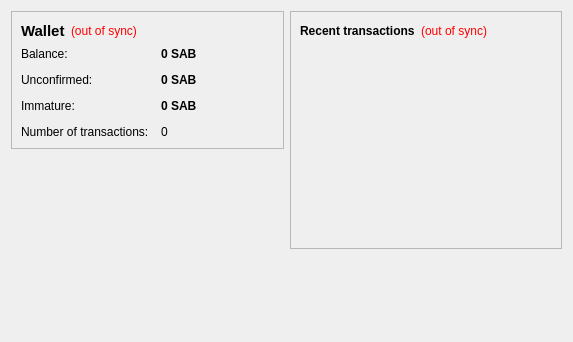
<?xml version="1.0" encoding="UTF-8"?>
<ui version="4.0">
 <class>OverviewPage</class>
 <widget class="QWidget" name="OverviewPage">
  <property name="geometry">
   <rect>
    <x>0</x>
    <y>0</y>
    <width>573</width>
    <height>342</height>
   </rect>
  </property>
  <property name="windowTitle">
   <string>Form</string>
  </property>
  <layout class="QHBoxLayout" name="horizontalLayout" stretch="1,1">
   <item>
    <layout class="QVBoxLayout" name="verticalLayout_2">
     <item>
      <widget class="QFrame" name="frame">
       <property name="frameShape">
        <enum>QFrame::StyledPanel</enum>
       </property>
       <property name="frameShadow">
        <enum>QFrame::Raised</enum>
       </property>
       <layout class="QVBoxLayout" name="verticalLayout_4">
        <item>
         <layout class="QHBoxLayout" name="horizontalLayout_4">
          <item>
           <widget class="QLabel" name="label_5">
            <property name="font">
             <font>
              <pointsize>11</pointsize>
              <weight>75</weight>
              <bold>true</bold>
             </font>
            </property>
            <property name="text">
             <string>Wallet</string>
            </property>
           </widget>
          </item>
          <item>
           <widget class="QLabel" name="labelWalletStatus">
            <property name="toolTip">
             <string>The displayed information may be out of date. Your wallet automatically synchronizes with the SabatiniCoin network after a connection is established, but this process has not completed yet.</string>
            </property>
            <property name="styleSheet">
             <string notr="true">QLabel { color: red; }</string>
            </property>
            <property name="text">
             <string notr="true">(out of sync)</string>
            </property>
            <property name="alignment">
             <set>Qt::AlignLeading|Qt::AlignLeft|Qt::AlignVCenter</set>
            </property>
           </widget>
          </item>
          <item>
           <spacer name="horizontalSpacer_2">
            <property name="orientation">
             <enum>Qt::Horizontal</enum>
            </property>
            <property name="sizeHint" stdset="0">
             <size>
              <width>40</width>
              <height>20</height>
             </size>
            </property>
           </spacer>
          </item>
         </layout>
        </item>
        <item>
         <layout class="QFormLayout" name="formLayout_2">
          <property name="fieldGrowthPolicy">
           <enum>QFormLayout::AllNonFixedFieldsGrow</enum>
          </property>
          <property name="horizontalSpacing">
           <number>12</number>
          </property>
          <property name="verticalSpacing">
           <number>12</number>
          </property>
          <item row="0" column="0">
           <widget class="QLabel" name="label">
            <property name="text">
             <string>Balance:</string>
            </property>
           </widget>
          </item>
          <item row="0" column="1">
           <widget class="QLabel" name="labelBalance">
            <property name="font">
             <font>
              <weight>75</weight>
              <bold>true</bold>
             </font>
            </property>
            <property name="cursor">
             <cursorShape>IBeamCursor</cursorShape>
            </property>
            <property name="toolTip">
             <string>Your current balance</string>
            </property>
            <property name="text">
             <string notr="true">0 SAB</string>
            </property>
            <property name="textInteractionFlags">
             <set>Qt::LinksAccessibleByMouse|Qt::TextSelectableByKeyboard|Qt::TextSelectableByMouse</set>
            </property>
           </widget>
          </item>
          <item row="1" column="0">
           <widget class="QLabel" name="label_3">
            <property name="text">
             <string>Unconfirmed:</string>
            </property>
           </widget>
          </item>
          <item row="1" column="1">
           <widget class="QLabel" name="labelUnconfirmed">
            <property name="font">
             <font>
              <weight>75</weight>
              <bold>true</bold>
             </font>
            </property>
            <property name="cursor">
             <cursorShape>IBeamCursor</cursorShape>
            </property>
            <property name="toolTip">
             <string>Total of transactions that have yet to be confirmed, and do not yet count toward the current balance</string>
            </property>
            <property name="text">
             <string notr="true">0 SAB</string>
            </property>
            <property name="textInteractionFlags">
             <set>Qt::LinksAccessibleByMouse|Qt::TextSelectableByKeyboard|Qt::TextSelectableByMouse</set>
            </property>
           </widget>
          </item>
          <item row="3" column="0">
           <widget class="QLabel" name="label_2">
            <property name="text">
             <string>Number of transactions:</string>
            </property>
           </widget>
          </item>
          <item row="3" column="1">
           <widget class="QLabel" name="labelNumTransactions">
            <property name="toolTip">
             <string>Total number of transactions in wallet</string>
            </property>
            <property name="text">
             <string notr="true">0</string>
            </property>
           </widget>
          </item>
          <item row="2" column="0">
           <widget class="QLabel" name="labelImmatureText">
            <property name="text">
             <string>Immature:</string>
            </property>
           </widget>
          </item>
          <item row="2" column="1">
           <widget class="QLabel" name="labelImmature">
            <property name="font">
             <font>
              <weight>75</weight>
              <bold>true</bold>
             </font>
            </property>
            <property name="toolTip">
             <string>Mined balance that has not yet matured</string>
            </property>
            <property name="text">
             <string notr="true">0 SAB</string>
            </property>
            <property name="textInteractionFlags">
             <set>Qt::LinksAccessibleByMouse|Qt::TextSelectableByKeyboard|Qt::TextSelectableByMouse</set>
            </property>
           </widget>
          </item>
         </layout>
        </item>
       </layout>
      </widget>
     </item>
     <item>
      <spacer name="verticalSpacer">
       <property name="orientation">
        <enum>Qt::Vertical</enum>
       </property>
       <property name="sizeHint" stdset="0">
        <size>
         <width>20</width>
         <height>40</height>
        </size>
       </property>
      </spacer>
     </item>
    </layout>
   </item>
   <item>
    <layout class="QVBoxLayout" name="verticalLayout_3">
     <item>
      <widget class="QFrame" name="frame_2">
       <property name="frameShape">
        <enum>QFrame::StyledPanel</enum>
       </property>
       <property name="frameShadow">
        <enum>QFrame::Raised</enum>
       </property>
       <layout class="QVBoxLayout" name="verticalLayout">
        <item>
         <layout class="QHBoxLayout" name="horizontalLayout_2">
          <item>
           <widget class="QLabel" name="label_4">
            <property name="text">
             <string>&lt;b&gt;Recent transactions&lt;/b&gt;</string>
            </property>
           </widget>
          </item>
          <item>
           <widget class="QLabel" name="labelTransactionsStatus">
            <property name="toolTip">
             <string>The displayed information may be out of date. Your wallet automatically synchronizes with the SabatiniCoin network after a connection is established, but this process has not completed yet.</string>
            </property>
            <property name="styleSheet">
             <string notr="true">QLabel { color: red; }</string>
            </property>
            <property name="text">
             <string notr="true">(out of sync)</string>
            </property>
            <property name="alignment">
             <set>Qt::AlignRight|Qt::AlignTrailing|Qt::AlignVCenter</set>
            </property>
           </widget>
          </item>
          <item>
           <spacer name="horizontalSpacer">
            <property name="orientation">
             <enum>Qt::Horizontal</enum>
            </property>
            <property name="sizeHint" stdset="0">
             <size>
              <width>40</width>
              <height>20</height>
             </size>
            </property>
           </spacer>
          </item>
         </layout>
        </item>
        <item>
         <widget class="QListView" name="listTransactions">
          <property name="styleSheet">
           <string notr="true">QListView { background: transparent; }</string>
          </property>
          <property name="frameShape">
           <enum>QFrame::NoFrame</enum>
          </property>
          <property name="verticalScrollBarPolicy">
           <enum>Qt::ScrollBarAlwaysOff</enum>
          </property>
          <property name="horizontalScrollBarPolicy">
           <enum>Qt::ScrollBarAlwaysOff</enum>
          </property>
          <property name="selectionMode">
           <enum>QAbstractItemView::NoSelection</enum>
          </property>
         </widget>
        </item>
       </layout>
      </widget>
     </item>
     <item>
      <spacer name="verticalSpacer_2">
       <property name="orientation">
        <enum>Qt::Vertical</enum>
       </property>
       <property name="sizeHint" stdset="0">
        <size>
         <width>20</width>
         <height>40</height>
        </size>
       </property>
      </spacer>
     </item>
    </layout>
   </item>
  </layout>
 </widget>
 <resources/>
 <connections/>
</ui>
